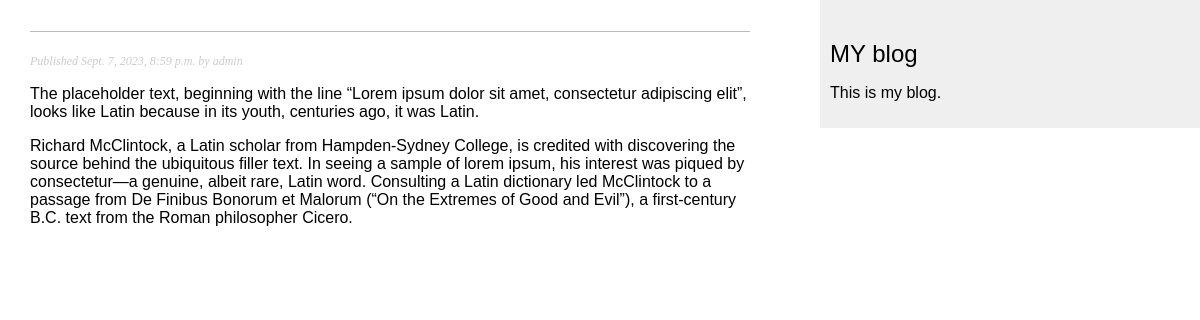
The app's page /blog/2/ with its own data.
### blog/models.py (models this page shows, shortened)
class Post(models.Model):
    class Status(models.TextChoices):
        DRAFT = 'DF', 'Draft'
        PUBLISHED = 'PB', 'Published'
    class PublishedManager(models.Manager):
        def get_queryset(self):
            return super().get_queryset().filter(status=Post.Status.PUBLISHED)
    title = models.CharField(max_length=255)
    slug = models.SlugField(max_length=255)
    author = models.ForeignKey(User, on_delete=models.CASCADE, related_name='blog_posts')
    body = models.TextField()
    publish = models.DateTimeField(default=timezone.now)
    created = models.DateTimeField(auto_now_add=True)
    updated = models.DateTimeField(auto_now=True)
    status = models.CharField(max_length=2, choices=Status.choices, default=Status.DRAFT)
    objects = models.Manager()  # менеджер, применяемый по умолчанию
    published = PublishedManager()  # конкретно-прикладной менеджер
    class Meta:
        ordering = ['-publish']
        indexes = [
            models.Index(fields=['-publish'])
        ]

### blog/views.py (the view)
# urls.py: path('<int:id>/', views.post_detail, name='post_detail')
def post_detail(request, id):
    posts = get_object_or_404(Post, id=id, status=Post.Status.PUBLISHED)
    return render(request, 'post/detail.html', {'posts': posts})

### blog/templates/post/detail.html (shortened to what this page needs)
{% extends 'blog/base.html' %}
{% block content %}
    <h1>{{ post.title }}</h1>
    <p  class="date">
        Published {{ posts.publish }} by {{ posts.author }}
    </p>
    {{ posts.body|linebreaks }}
{% endblock %}

### blog/static/css/blog.css (style rules this page uses)
body { margin:0; padding:0; font-family:helvetica, sans-serif; }
h1 { font-weight:normal; border-bottom:1px solid #bbb; padding:0 0 10px 0; }
p.date { color:#ccc; font-family: georgia, serif; font-size: 12px; font-style: italic; }

### records on screen
Post: publish "Sept. 7, 2023, 8:59 p.m.", author "admin", body "The placeholder text, beginning with the line “Lorem ipsum dolor sit amet, consectetur adipiscing elit”, looks like Latin because in its youth, centuries ago, it was Latin. Richard McClintock, a Latin scholar from Hampden-Sydney College, is credited with discovering the source behind the ubiquitous filler text. In seeing a sample of lorem ipsum, his interest was piqued by consectetur—a genuine, albeit rare, Latin word. Consulting a Latin dictionary led McClintock to a passage from De Finibus Bonorum et Malorum (“On the Extremes of Good and Evil”), a first-century B.C. text from the Roman philosopher Cicero."
